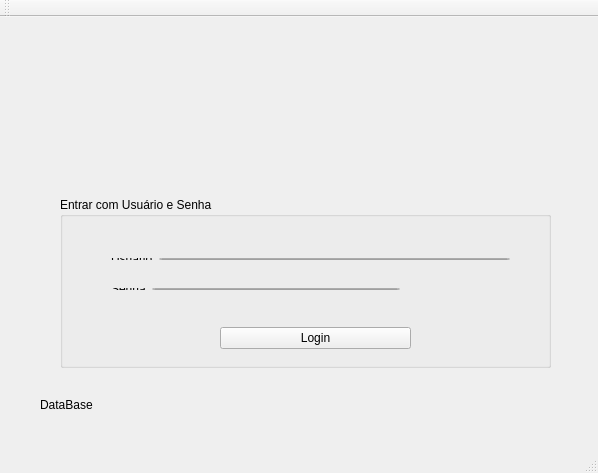
<?xml version="1.0" encoding="UTF-8"?>
<ui version="4.0">
 <class>Login</class>
 <widget class="QMainWindow" name="Login">
  <property name="geometry">
   <rect>
    <x>0</x>
    <y>0</y>
    <width>598</width>
    <height>473</height>
   </rect>
  </property>
  <property name="windowTitle">
   <string>Login</string>
  </property>
  <widget class="QWidget" name="centralWidget">
   <widget class="QLabel" name="label_pic">
    <property name="geometry">
     <rect>
      <x>200</x>
      <y>10</y>
      <width>191</width>
      <height>151</height>
     </rect>
    </property>
    <property name="text">
     <string/>
    </property>
    <property name="pixmap">
     <pixmap>../../../sabordelivery/papelaria/SaborDelivery/02-Selo_SaborDelivery/selo_sabordelivery.png</pixmap>
    </property>
    <property name="scaledContents">
     <bool>true</bool>
    </property>
   </widget>
   <widget class="QLabel" name="label_db">
    <property name="geometry">
     <rect>
      <x>40</x>
      <y>380</y>
      <width>351</width>
      <height>16</height>
     </rect>
    </property>
    <property name="text">
     <string>DataBase</string>
    </property>
   </widget>
   <widget class="QGroupBox" name="groupBox">
    <property name="geometry">
     <rect>
      <x>60</x>
      <y>180</y>
      <width>491</width>
      <height>171</height>
     </rect>
    </property>
    <property name="title">
     <string>Entrar com Usuário e Senha</string>
    </property>
    <widget class="QPushButton" name="pushButton_login">
     <property name="geometry">
      <rect>
       <x>160</x>
       <y>130</y>
       <width>191</width>
       <height>22</height>
      </rect>
     </property>
     <property name="text">
      <string>Login</string>
     </property>
    </widget>
    <widget class="QWidget" name="">
     <property name="geometry">
      <rect>
       <x>40</x>
       <y>50</y>
       <width>421</width>
       <height>24</height>
      </rect>
     </property>
     <layout class="QHBoxLayout" name="horizontalLayout">
      <item>
       <widget class="QLabel" name="label_user">
        <property name="text">
         <string>Usuário</string>
        </property>
       </widget>
      </item>
      <item>
       <widget class="QLineEdit" name="lineEdit_user"/>
      </item>
     </layout>
    </widget>
    <widget class="QWidget" name="">
     <property name="geometry">
      <rect>
       <x>40</x>
       <y>80</y>
       <width>311</width>
       <height>24</height>
      </rect>
     </property>
     <layout class="QHBoxLayout" name="horizontalLayout_2">
      <item>
       <widget class="QLabel" name="label_pass">
        <property name="text">
         <string>Senha</string>
        </property>
       </widget>
      </item>
      <item>
       <widget class="QLineEdit" name="lineEdit_pass">
        <property name="echoMode">
         <enum>QLineEdit::Password</enum>
        </property>
       </widget>
      </item>
     </layout>
    </widget>
   </widget>
   <zorder>label_user</zorder>
   <zorder>label_pass</zorder>
   <zorder>label_pic</zorder>
   <zorder>label_db</zorder>
   <zorder>lineEdit_user</zorder>
   <zorder>lineEdit_pass</zorder>
   <zorder>lineEdit_user</zorder>
   <zorder>lineEdit_user</zorder>
   <zorder>label_user</zorder>
   <zorder>groupBox</zorder>
  </widget>
  <widget class="QMenuBar" name="menuBar">
   <property name="geometry">
    <rect>
     <x>0</x>
     <y>0</y>
     <width>598</width>
     <height>19</height>
    </rect>
   </property>
  </widget>
  <widget class="QToolBar" name="mainToolBar">
   <attribute name="toolBarArea">
    <enum>TopToolBarArea</enum>
   </attribute>
   <attribute name="toolBarBreak">
    <bool>false</bool>
   </attribute>
  </widget>
  <widget class="QStatusBar" name="statusBar"/>
 </widget>
 <layoutdefault spacing="6" margin="11"/>
 <resources/>
 <connections/>
</ui>
